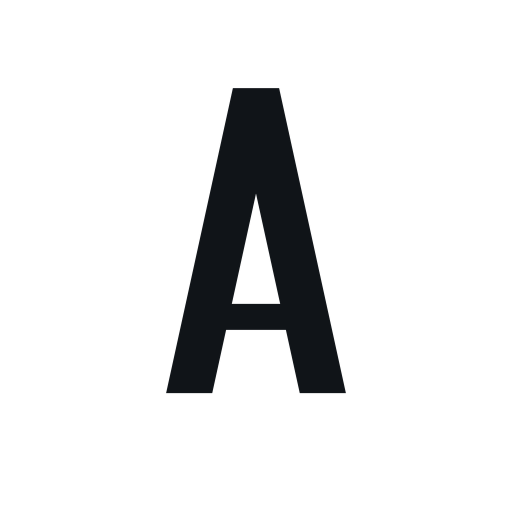
#> input picture arkos-desktop/apps/desktop/resources/arkos.png, 1024 x 1024 px (shown at 1/2 size)
$ python pixel_art.py ../../../../../arkos-desktop/apps/desktop/resources/arkos.png out.png
#> lines starting #> are read from the running program, lines starting #| are printed output that depends on the picture
"""Pixel art converter — Floyd-Steinberg dithering with preset or named palette.

Named hardware palettes (NES, GameBoy, PICO-8, C64, etc.) adapted from an
MIT-licensed palette library.

Usage (import):
    from pixel_art import pixel_art
    pixel_art("in.png", "out.png", preset="arcade")
    pixel_art("in.png", "out.png", preset="nes")
    pixel_art("in.png", "out.png", palette="PICO_8", block=6)

Usage (CLI):
    python pixel_art.py in.png out.png --preset nes
"""

from PIL import Image, ImageEnhance, ImageOps

try:
    from .palettes import PALETTES, build_palette_image
except ImportError:
    from palettes import PALETTES, build_palette_image


PRESETS = {
    "arcade": {
        "contrast": 1.8, "color": 1.5, "sharpness": 1.2,
        "posterize_bits": 5, "block": 8, "palette": 16,
    },
    "snes": {
        "contrast": 1.6, "color": 1.4, "sharpness": 1.2,
        "posterize_bits": 6, "block": 4, "palette": 32,
    },
    "nes": {
        "contrast": 1.5, "color": 1.4, "sharpness": 1.2,
        "posterize_bits": 6, "block": 8, "palette": "NES",
    },
    "gameboy": {
        "contrast": 1.5, "color": 1.0, "sharpness": 1.2,
        "posterize_bits": 6, "block": 8, "palette": "GAMEBOY_ORIGINAL",
    },
    "gameboy_pocket": {
        "contrast": 1.5, "color": 1.0, "sharpness": 1.2,
        "posterize_bits": 6, "block": 8, "palette": "GAMEBOY_POCKET",
    },
    "pico8": {
        "contrast": 1.6, "color": 1.3, "sharpness": 1.2,
        "posterize_bits": 6, "block": 6, "palette": "PICO_8",
    },
    "c64": {
        "contrast": 1.6, "color": 1.3, "sharpness": 1.2,
        "posterize_bits": 6, "block": 8, "palette": "C64",
    },
    "apple2": {
        "contrast": 1.8, "color": 1.4, "sharpness": 1.2,
        "posterize_bits": 5, "block": 10, "palette": "APPLE_II_HI",
    },
    "teletext": {
        "contrast": 1.8, "color": 1.5, "sharpness": 1.2,
        "posterize_bits": 5, "block": 10, "palette": "TELETEXT",
    },
    "mspaint": {
        "contrast": 1.6, "color": 1.4, "sharpness": 1.2,
        "posterize_bits": 6, "block": 8, "palette": "MICROSOFT_WINDOWS_PAINT",
    },
    "mono_green": {
        "contrast": 1.8, "color": 0.0, "sharpness": 1.2,
        "posterize_bits": 5, "block": 6, "palette": "MONO_GREEN",
    },
    "mono_amber": {
        "contrast": 1.8, "color": 0.0, "sharpness": 1.2,
        "posterize_bits": 5, "block": 6, "palette": "MONO_AMBER",
    },
    "neon": {
        "contrast": 1.8, "color": 1.6, "sharpness": 1.2,
        "posterize_bits": 5, "block": 6, "palette": "NEON_CYBER",
    },
    "pastel": {
        "contrast": 1.2, "color": 1.3, "sharpness": 1.1,
        "posterize_bits": 6, "block": 6, "palette": "PASTEL_DREAM",
    },
}


def pixel_art(input_path, output_path, preset="arcade", **overrides):
    """Convert an image to retro pixel art.

    Args:
        input_path: path to source image
        output_path: path to save the resulting PNG
        preset: one of PRESETS (arcade, snes, nes, gameboy, pico8, c64, ...)
        **overrides: optionally override any preset field. In particular:
            palette: int (adaptive N colors) OR str (named palette from PALETTES)
            block:   int pixel block size
            contrast / color / sharpness / posterize_bits: numeric enhancers

    Returns:
        The resulting PIL.Image.
    """
#> called with output_path = 'out.png', preset = 'arcade'
    if preset not in PRESETS:
        raise ValueError(
            f"Unknown preset {preset!r}. Choose from: {sorted(PRESETS)}"
        )
    cfg = {**PRESETS[preset], **overrides}

    img = Image.open(input_path).convert("RGB")
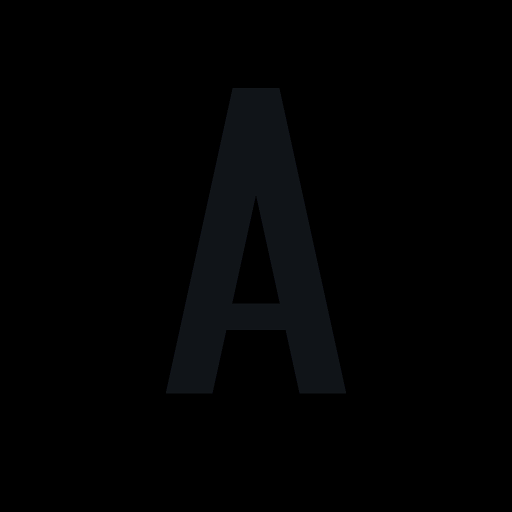
#> img: PIL image 1024x1024 RGB (shown at 1/2 size); mean R, G, B 1.7, 2.1, 2.5

    img = ImageEnhance.Contrast(img).enhance(cfg["contrast"])
    img = ImageEnhance.Color(img).enhance(cfg["color"])
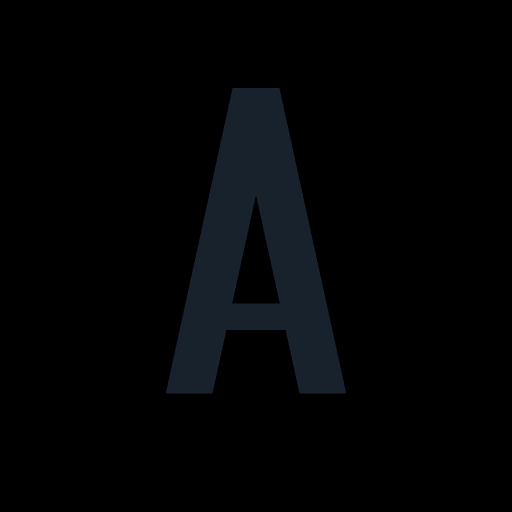
#> img: PIL image 1024x1024 RGB (shown at 1/2 size); mean R, G, B 2.5, 3.6, 4.7
    img = ImageEnhance.Sharpness(img).enhance(cfg["sharpness"])
    img = ImageOps.posterize(img, cfg["posterize_bits"])

    w, h = img.size
#> w = 1024; h = 1024
    block = cfg["block"]
    small = img.resize(
        (max(1, w // block), max(1, h // block)),
        Image.NEAREST,
    )
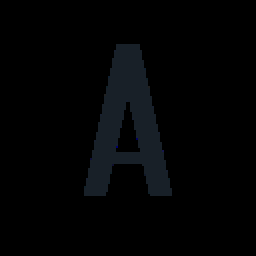
#> small: PIL image 128x128 RGB (shown 2 times larger); mean R, G, B 2.5, 3.3, 4.2

    pal = cfg["palette"]
    if isinstance(pal, str):
        pal_img = build_palette_image(pal)
        quantized = small.quantize(palette=pal_img, dither=Image.FLOYDSTEINBERG)
    else:
        quantized = small.quantize(colors=int(pal), dither=Image.FLOYDSTEINBERG)

    result = quantized.resize((w, h), Image.NEAREST)
    result.save(output_path, "PNG")
    return result


def main():
    import argparse
    p = argparse.ArgumentParser(description="Convert image to pixel art.")
    p.add_argument("input")
    p.add_argument("output")
    p.add_argument("--preset", default="arcade", choices=sorted(PRESETS))
    p.add_argument("--palette", default=None,
                   help=f"Override palette: int or name from {sorted(PALETTES)}")
    p.add_argument("--block", type=int, default=None)
    args = p.parse_args()

    overrides = {}
    if args.palette is not None:
        try:
            overrides["palette"] = int(args.palette)
        except ValueError:
            overrides["palette"] = args.palette
    if args.block is not None:
        overrides["block"] = args.block

    pixel_art(args.input, args.output, preset=args.preset, **overrides)
    print(f"Wrote {args.output}")


if __name__ == "__main__":
    main()
